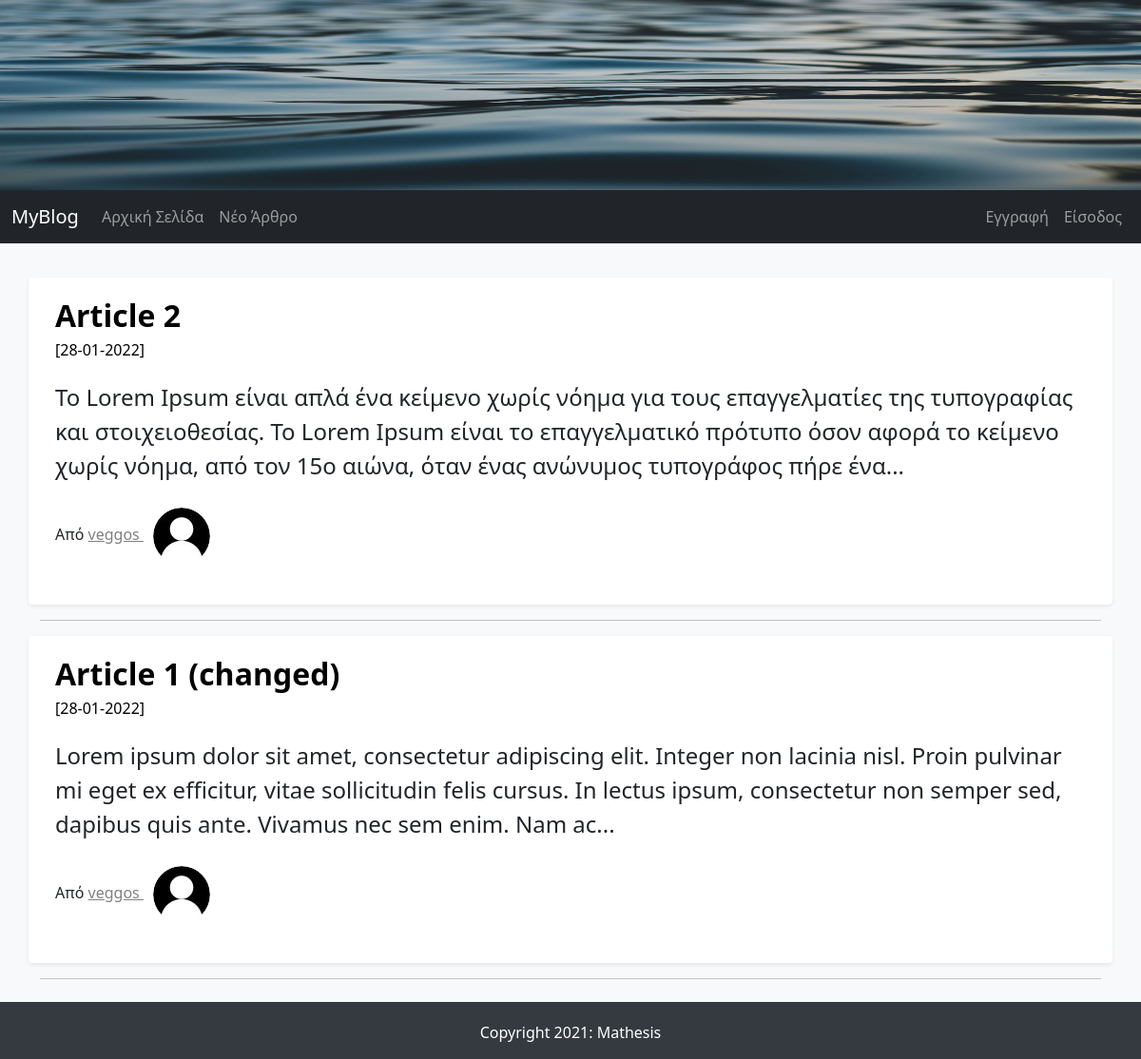
Before: / with the older database file.
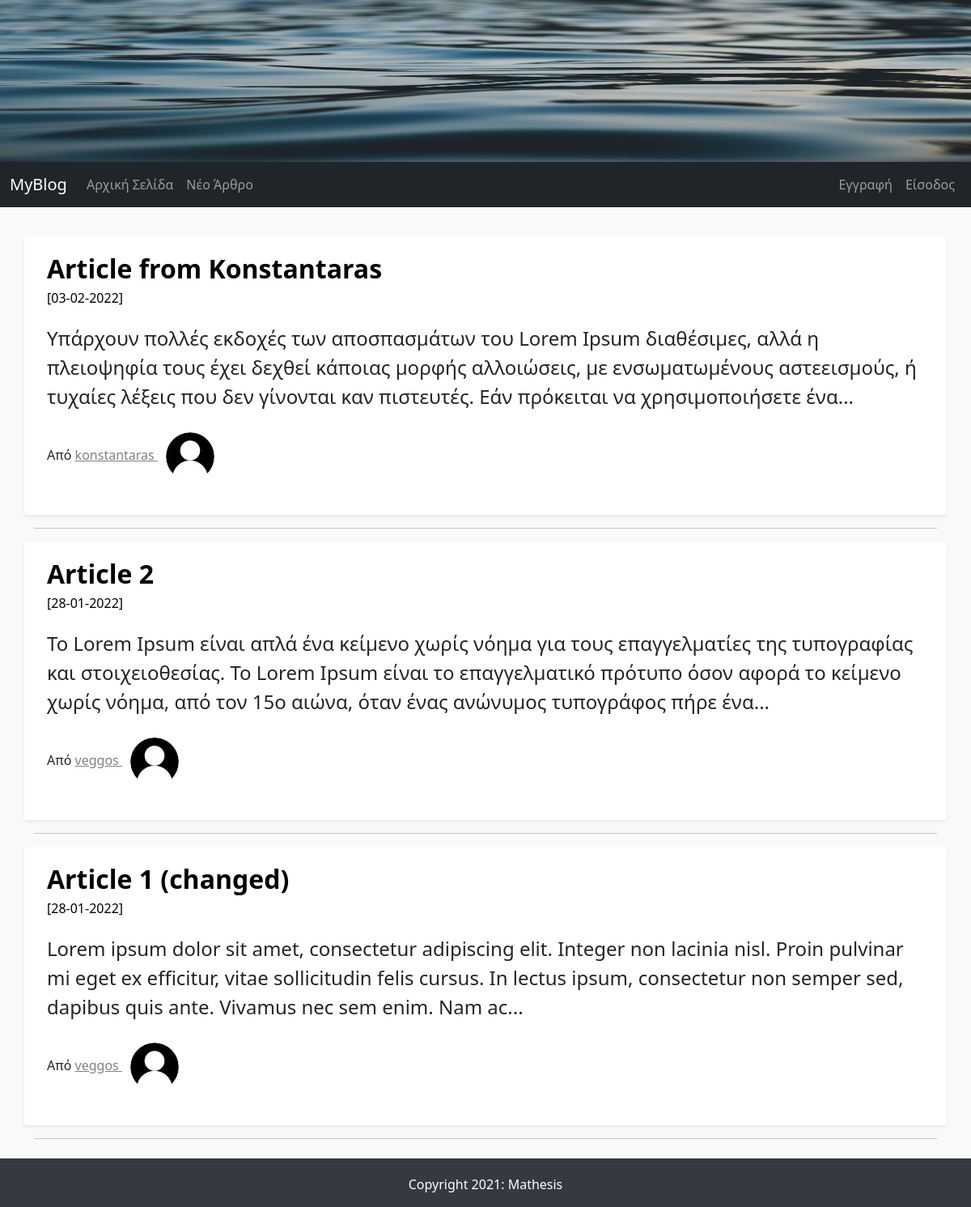
After: the same page with the newer database file.
### FlaskBlogApp/models.py (models this page shows, shortened)
class Article(db.Model):
    id = db.Column(db.Integer, primary_key=True)
    article_title = db.Column(db.String(50), nullable=False)
    article_body = db.Column(db.Text(), nullable=False)
    article_image = db.Column(db.String(30), default='default_article_image.jpg', nullable=False)
    date_created = db.Column(db.DateTime, default=datetime.utcnow, nullable=False)
    user_id = db.Column(db.Integer, db.ForeignKey('user.id'), nullable=False) # user.id of the table not of the class

class User(db.Model, UserMixin): # UserMixin extends class to flask-login capabilities
    id = db.Column(db.Integer, primary_key=True)
    username = db.Column(db.String(15), unique=True, nullable=False)
    email = db.Column(db.String(150), unique=True, nullable=False)
    password = db.Column(db.String(36), nullable=False)
    profile_image = db.Column(db.String(30), default='default_profile_image.jpg')
    articles = db.relationship('Article', backref='author', lazy=True) # Article - relationship with the model not the table

### FlaskBlogApp/routes.py (the view)
@app.route ("/index/")
@app.route ("/")
def root():
    articles = Article.query.order_by(Article.date_created.desc())
    return render_template("index.html", articles=articles)

### FlaskBlogApp/templates/index.html (shortened to what this page needs)
{% extends "base.html" %}
{% block content %}
  {% if articles %}
      {% for article in articles %}
          <div class="row my-3 p-3 bg-body rounded shadow-sm">
            <div class="col col-md-12">
              <div class="main-article-title">
                <a class="article_title"
                href="{{ url_for('full_article', article_id=article.id) }}">{{ article.article_title | safe }}
                </a>
              </div>
              <small class="article_date">[{{ article.date_created.strftime('%d-%m-%Y') }}]</small>
              <p class="main-article-partial-text">
                {{ article.article_body | truncate(255) | safe }}
              </p>
              <p class="">Από
                <span>
                  <a class="author-name" href="{{ url_for('articles_by_author', author_id=article.author.id) }}"> {{ article.author.username }}
                    <img class="rounded-circle profile-image" alt="{{ article.author.username }}" src="{{ url_for('static', filename='images/profiles_images/'+article.author.profile_image) }}" data-holder-rendered="true" data-bs-toggle="tooltip" data-bs-placement="top" title="{{ article.author.username }}">
                  </a>
                </span>
              </p>
            </div>
          </div>
          <hr>
      {% endfor %}
  {% endif %}
{% endblock content %}

### FlaskBlogApp/templates/base.html (shortened to what this page needs)
<!DOCTYPE html>
<html lang="en">
<head>
    <link href="https://cdn.jsdelivr.net/npm/bootstrap@5.1.3/dist/css/bootstrap.min.css" rel="stylesheet">
    <link rel="stylesheet" type="text/css" href="{{ url_for('static', filename='css/styles.css') }}">
  </head>
<body>
    <img src="{{url_for('static', filename='images/jumbotron.jpg')}}" width="100%" height="200px" class="img-responsive">
    {% include "navbar.html" %}
    <main role="main" class="container">
        {% block content %}
        {% endblock content %}
    </main>
    {% include "footer.html" %}
</body>
</html>

### FlaskBlogApp/templates/navbar.html (shortened to what this page needs)
<nav class="navbar navbar-expand-lg navbar-dark bg-dark">
    <div class="container-fluid">
      <a class="navbar-brand" href="/">MyBlog</a>
      <div class="collapse navbar-collapse" id="navbarNav">
        <ul class="navbar-nav me-auto mb-2 mb-lg-0">
          <li class="nav-item">
            <a class="nav-link" aria-current="page" href="/">Αρχική Σελίδα</a>
          </li>
          <li class="nav-item">
            <a class="nav-link" href="/new_article/">Νέο Άρθρο</a>
          </li>
        </ul>
        <ul class="nav navbar-nav navbar-right">
          {% if current_user.is_authenticated %}
            <li class="nav-item dropdown">
              <a class="nav-link dropdown-toggle" href="#" id="navbarDropdown" role="button" data-bs-toggle="dropdown" aria-expanded="false">
                <img  class="rounded-circle navbar-profile_image" src="{{ url_for('static', filename='images/profiles_images/'+current_user.profile_image) }}" alt="{{ current_user.username }}"
                data-holder-rendered="true" data-bs-toggle="tooltip" data-bs-placement="top"
                title="{{ current_user.username }}">
              </a>
              <ul class="dropdown-menu" aria-labelledby="navbarDropdown">
                <li>
                  <a class="dropdown-item" href="/account/">{{ current_user.username }}</a>
                </li>
                <li>
                  <a class="dropdown-item" href="{{ url_for('logout') }}">Έξοδος</a>
                </li>
              </ul>
            </li>
          {% else %}
            <li class="nav-item">
              <a class="nav-link" href="/signup/">Εγγραφή</a>
            </li>
            <li class="nav-item">
              <a class="nav-link" href="/login/">Είσοδος</a>
            </li>
          {% endif %}
        </ul>
      </div>
    </div>
  </nav>

### FlaskBlogApp/templates/footer.html
<footer class="page-footer font-small stylish-color-dark pt-1 mt-4">
    <div class="footer-copyright py-3 text-center">
        Copyright 2021: Mathesis
    </div>
  </footer>

### FlaskBlogApp/static/css/styles.css (style rules this page uses)
body { background-color: #f8f9fa; }
.container { margin-top: 20px; }
.main-article-title { font-size: 2em; font-weight: bold; text-decoration: none; color: black; }
.article_date,.article_date:hover { font-size: 1em; color: black; }
.main-article-partial-text,.main-article-full-text { font-size: 1.5em; margin-top: 20px; }
.author-name:link { color: gray; }
.article_title:link, .article_title:hover, .article_title:visited { text-decoration: none; color: black; }
.main-article-category:hover,.main-article-title:hover,.author-name { text-decoration: underline; color: black; }
footer { color: #fff; background-color: #343a40; }
.row { margin-top: 20px; }
.profile-image { width: 60px; height: 60px; margin: 10px; }

Changed rows visible on the page:
added Article: article_title "Article from Konstantaras", date_created "03-02-2022", article_body "Υπάρχουν πολλές εκδοχές των αποσπασμάτων του Lorem Ipsum διαθέσιμες, αλλά η πλειοψηφία τους έχει δεχθεί κάποιας μορφής αλλοιώσεις, με ενσωματωμένους αστεεισμούς, ή τυχαίες λέξεις που δεν γίνονται καν πιστευτές. Εάν πρόκειται να χρησιμοποιήσετε ένα...", author.username "konstantaras", profile_image (placeholder picture)
